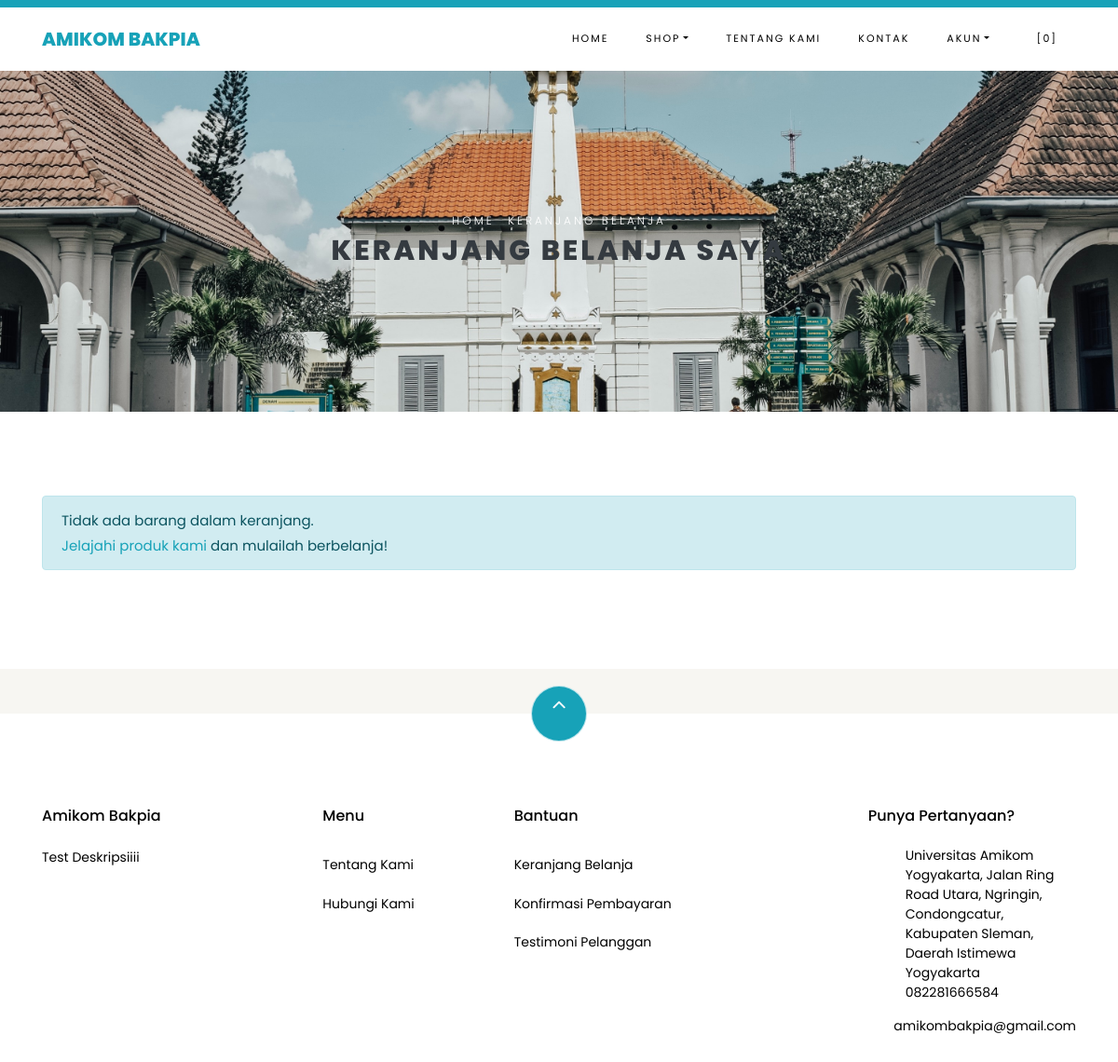
The app's page /index.php/shop/cart with its own data.
### tables this page shows
CREATE TABLE `settings` (
  `id` int NOT NULL,
  `key` varchar(32) NOT NULL,
  `content` text NOT NULL
);

### application/helpers/themes_helper.php (called while the page is built, shortened)
<?php
if ( ! function_exists('get_theme_name'))
{
    function get_theme_name() {
        $current_theme = get_settings('current_theme_name');
        return ($current_theme) ? $current_theme : false;
    }
}
if ( ! function_exists('get_template_part'))
{
    function get_template_part($file_name = null, $params = array()) {
        if ($file_name !== '') {
            $current_theme = get_theme_name();
            if ( file_exists($file_location = VIEWPATH .'themes/'. $current_theme .'/'. $file_name .'.php')) {
                $CI =& get_instance();
                $CI->load->view('themes/'. $current_theme .'/'. $file_name, $params);
            }
            else {
                echo '<div>Kesalahan: berkas tema <b>'. $file_name .'.php</b> tidak ditemukan.<br>Lokasi berkas: <b>'. $file_location .'</b></div>';
            }
        }
    }
}
if ( ! function_exists('get_header'))
{
    function get_header($params = null, $section = '', $current_section = '') {
        $load_params = array();
        if ( is_null($params)) {
            $load_params['title'] = get_settings('site_name');
        }
        else if ( is_string($params)) {
            $load_params['title'] = $params;
        }
        $load_params['sidebar_section'] = $section;
        $load_params['current_section'] = $current_section;
        get_template_part('header', $load_params);
    }
}
if ( ! function_exists('get_footer'))
{
    function get_footer($params = array()) {
        get_template_part('footer', $params);
    }
}
if ( ! function_exists('get_theme_uri'))
{
    function get_theme_uri($file_name = null, $theme_name = NULL)
    {
        $theme_name = ($theme_name == NULL) ? get_theme_name() : $theme_name;
        return is_null($file_name) ? base_url('assets/themes/'. $theme_name .'/') : base_url('assets/themes/'. $theme_name .'/'. $file_name) ;
    }
}

### application/controllers/Shop.php (called while the page is built, shortened)
<?php
class Shop extends CI_Controller {
    public function cart()
    {
        $cart['carts'] = $this->cart->contents();
        $cart['total_cart'] = $this->cart->total();
        $ongkir = ($cart['total_cart'] >= get_settings('min_shop_to_free_shipping_cost')) ? 0 : get_settings('shipping_cost');
        $cart['total_price'] = $cart['total_cart'] + $ongkir;
        get_header('Keranjang Belanja');
        get_template_part('shop/cart', $cart);
        get_footer();
    }
}

### index.php (called while the page is built, shortened)
<?php
require_once BASEPATH . 'core/CodeIgniter.php';

### application/helpers/global_helper.php (called while the page is built, shortened)
<?php
if (!function_exists('get_settings')) {
    function get_settings($key = '')
    {
        $CI = &get_instance();
        $row = $CI->db
            ->select('content')
            ->where('key', $key)
            ->get('settings')
            ->row();
        return $row->content;
    }
}
if (!function_exists('get_store_name')) {
    function get_store_name()
    {
        return get_settings('store_name');
    }
}

### application/helpers/session_helper.php (called while the page is built, shortened)
<?php
if (!function_exists('init')) {
    function init()
    {
        $CI = &get_instance();
        return $CI;
    }
}
if (!function_exists('session_data')) {
    function session_data()
    {
        $CI = init();
        $read_session_in_cookie = get_cookie('__ACTIVE_SESSION_DATA');
        $read_session_in_session = $CI->session->userdata('__ACTIVE_SESSION_DATA');
        if ($read_session_in_cookie) {
            $read_data = $CI->encryption->decrypt($read_session_in_cookie);
            $read_data = json_decode($read_data);
            return $read_data;
        } else if ($read_session_in_session) {
            $read_data = $CI->encryption->decrypt($read_session_in_session);
            $read_data = json_decode($read_data);
            return $read_data;
        } else {
            $default_session = new stdClass();
            $default_session->is_login = FALSE;
            $default_session->user_id = 0;
            $default_session->login_at = 0;
            $default_session->remember_me = FALSE;
            return $default_session;
        }
    }
}

### application/views/themes/vegefoods/shop/cart.php (the view, shortened to what this page needs)
<div class="hero-wrap hero-bread" style="background-image: url('<?php echo get_theme_uri('images/bg_1.jpg'); ?>');">
    <div class="container">
      <div class="row no-gutters slider-text align-items-center justify-content-center">
        <div class="col-md-9 ftco-animate text-center">
            <p class="breadcrumbs"><span class="mr-2"><?php echo anchor(base_url(), 'Home'); ?></span> <span>Keranjang Belanja</span></p>
          <h1 class="mb-0 bread text-dark">Keranjang Belanja Saya</h1>
        </div>
      </div>
    </div>
  </div>
  <section class="ftco-section ftco-Keranjang Belanja">
          <div class="container">
          <?php if ( count($carts) > 0) : ?>
            <form action="<?php echo site_url('shop/checkout'); ?>" method="POST">
              <div class="row">
              <div class="col-md-12 ftco-animate">
                  <div class="cart-list">
                      <table class="table">
                          <thead class="thead-primary">
                            <tr class="text-center">
                              <th>&nbsp;</th>
                              <th>&nbsp;</th>
                              <th>Produk</th>
                              <th>Harga</th>
                              <th>Kuantitas</th>
                              <th>Sub Total</th>
                            </tr>
                          </thead>
                          <tbody>
                              <?php foreach ($carts as $item) : ?>
                            <tr class="text-center cart-<?php echo $item['rowid']; ?>">
                              <td class="product-remove"><a href="#" class="remove-item" data-rowid="<?php echo $item['rowid']; ?>"><span class="ion-ios-close"></span></a></td>
                              <td class="image-prod"><div class="img img-fluid rounded" style="background-image:url(<?php echo get_product_image($item['id']); ?>);"></div></td>
                              <td class="product-name">
                                  <h3><?php echo $item['name']; ?></h3>
                              </td>
                              <td class="price">Rp <?php echo format_rupiah($item['price']); ?></td>
                              <td class="quantity">
                                  <div class="input-group mb-3">
                                   <input type="text" name="quantity[<?php echo $item['rowid']; ?>]" class="quantity form-control input-number" value="<?php echo $item['qty']; ?>" min="1" max="100">
                                </div>
                            </td>
                              <td class="total">Rp <?php echo format_rupiah($item['subtotal']); ?></td>
                            </tr>
                              <?php endforeach; ?>
                          </tbody>
                        </table>
                    </div>
              </div>
          </div>
          <div class="row justify-content-end">
              <div class="col-lg-4 mt-5 cart-wrap ftco-animate">
                  <div class="cart-total mb-3">
                      <h3>Kode Kupon</h3>
                      <p>Punya kode kupon? Gunakan kupon kamu untuk mendapatkan potongan harga menarik</p>
                <div class="form-group">
                    <label for="code">Kode:</label>
                  <input id="code" name="coupon_code" type="text" class="form-control text-left px-3" placeholder="">
                </div>
                  </div>
              </div>
              <div class="col-lg-4 mt-5 cart-wrap ftco-animate">
                  <div class="cart-total mb-3">
                      <h3>Rincian Keranjang</h3>
                      <p class="d-flex">
                          <span>Subtotal</span>
                          <span class="n-subtotal font-weight-bold">Rp <?php echo format_rupiah($total_cart); ?></span>
                      </p>
                      <p class="d-flex">
                          <span>Biaya pengiriman</span>
                          <?php if ( $total_cart >= get_settings('min_shop_to_free_shipping_cost')) : ?>
                          <span class="n-ongkir font-weight-bold">Gratis</span>
                          <?php else : ?>
                            <span class="n-ongkir font-weight-bold">Rp <?php echo format_rupiah(get_settings('shipping_cost')); ?></span>
                          <?php endif; ?>
                      </p>
                      <hr>
                      <p class="d-flex total-price">
                          <span>Total</span>
                          <span class="n-total font-weight-bold">Rp <?php echo format_rupiah($total_price); ?></span>
                      </p>
                  </div>
                  <p><button type="submit" class="btn btn-primary py-3 px-4">Checkout</button></p>
              </div>
          </div>
          </form>
          <?php else : ?>
            <div class="row">
              <div class="col-md-12 ftco-animate">
                <div class="alert alert-info">Tidak ada barang dalam keranjang.<br><?php echo anchor('browse', 'Jelajahi produk kami'); ?> dan mulailah berbelanja!</div>
              </div>
            </div>
          <?php endif; ?>
          </div>
      </section>

### application/views/themes/vegefoods/header.php (shortened to what this page needs)
?><!DOCTYPE html>
<html lang="en">
  <head>
    <link rel="stylesheet" href="<?php echo get_theme_uri('css/open-iconic-bootstrap.min.css'); ?>">
    <link rel="stylesheet" href="<?php echo get_theme_uri('css/animate.css'); ?>">
    <link rel="stylesheet" href="<?php echo get_theme_uri('css/owl.carousel.min.css'); ?>">
    <link rel="stylesheet" href="<?php echo get_theme_uri('css/owl.theme.default.min.css'); ?>">
    <link rel="stylesheet" href="<?php echo get_theme_uri('css/magnific-popup.css'); ?>">
    <link rel="stylesheet" href="<?php echo get_theme_uri('css/aos.css'); ?>">
	<link rel="stylesheet" href="<?php echo get_theme_uri('css/ionicons.min.css'); ?>">
	<link rel="stylesheet" href="<?php echo get_theme_uri('js/plugins/@fortawesome/fontawesome-free/css/all.min.css', 'argon'); ?>">
    <link rel="stylesheet" href="<?php echo get_theme_uri('css/bootstrap-datepicker.css'); ?>">
    <link rel="stylesheet" href="<?php echo get_theme_uri('css/jquery.timepicker.css'); ?>">
    <link rel="stylesheet" href="<?php echo get_theme_uri('css/flaticon.css'); ?>">
    <link rel="stylesheet" href="<?php echo get_theme_uri('css/icomoon.css'); ?>">
	<link rel="stylesheet" href="<?php echo get_theme_uri('css/style.css'); ?>">
	<link rel="stylesheet" href="<?php echo base_url('assets/plugins/toastr/toastr.min.css'); ?>">
  </head>
  <body class="goto-here">
		<div class="py-1 bg-info">
    </div>
    <nav class="navbar navbar-expand-lg navbar-dark ftco_navbar bg-dark ftco-navbar-light" id="ftco-navbar">
	    <div class="container">
	      <a class="navbar-brand" href="<?php echo base_url(); ?>"><?php echo get_store_name(); ?></a>
	      <div class="collapse navbar-collapse" id="ftco-nav">
	        <ul class="navbar-nav ml-auto">
	          <li class="nav-item active"><a href="<?php echo base_url(); ?>" class="nav-link">Home</a></li>
	          <li class="nav-item dropdown">
              <a class="nav-link dropdown-toggle" href="#" id="dropdown04" data-toggle="dropdown" aria-haspopup="true" aria-expanded="false">Shop</a>
            </li>
	          <li class="nav-item"><a href="<?php echo site_url('pages/about'); ?>" class="nav-link">Tentang Kami</a></li>
              <li class="nav-item"><a href="<?php echo site_url('pages/contact'); ?>" class="nav-link">Kontak</a></li>
              <li class="nav-item dropdown">
              <a class="nav-link dropdown-toggle" href="#" id="dropdown05" data-toggle="dropdown" aria-haspopup="true" aria-expanded="false">Akun</a>
            </li>
	          <li class="nav-item cta cta-colored"><a href="<?php echo site_url('shop/cart'); ?>" class="nav-link"><span class="icon-shopping_cart"></span>[<span class="cart-item-total">0</span>]</a></li>
	        </ul>
	      </div>
	    </div>
	  </nav>

### application/views/themes/vegefoods/footer.php (shortened to what this page needs)
<section class="ftco-section ftco-no-pt ftco-no-pb py-5 bg-light">
    <div class="container py-4">
    </div>
  </section>
  <footer class="ftco-footer ftco-section">
    <div class="container">
        <div class="row">
            <div class="mouse">
                      <a href="#" class="mouse-icon">
                          <div class="mouse-wheel"><span class="ion-ios-arrow-up"></span></div>
                      </a>
                  </div>
        </div>
      <div class="row mb-5">
        <div class="col-md">
          <div class="ftco-footer-widget mb-4">
            <h2 class="ftco-heading-2"><?php echo get_store_name(); ?></h2>
            <p><?php echo get_settings('store_description'); ?></p>
            <ul class="ftco-footer-social list-unstyled float-md-left float-lft mt-5">
            </ul>
          </div>
        </div>
        <div class="col-md">
          <div class="ftco-footer-widget mb-4 ml-md-5">
            <h2 class="ftco-heading-2">Menu</h2>
            <ul class="list-unstyled">
              <li><a href="<?php echo site_url('pages/about'); ?>" class="py-2 d-block">Tentang Kami</a></li>
              <li><a href="<?php echo site_url('pages/contact'); ?>" class="py-2 d-block">Hubungi Kami</a></li>
            </ul>
          </div>
        </div>
        <div class="col-md-4">
           <div class="ftco-footer-widget mb-4">
            <h2 class="ftco-heading-2">Bantuan</h2>
            <div class="d-flex">
                <ul class="list-unstyled mr-l-5 pr-l-3 mr-4">
                  <li><a href="<?php echo site_url('shop/cart'); ?>" class="py-2 d-block">Keranjang Belanja</a></li>
                  <li><a href="<?php echo site_url('customer/payments/confirm'); ?>" class="py-2 d-block">Konfirmasi Pembayaran</a></li>
                  <li><a href="<?php echo site_url('shop/testimonial'); ?>" class="py-2 d-block">Testimoni Pelanggan</a></li>
                </ul>
              </div>
          </div>
        </div>
        <div class="col-md">
          <div class="ftco-footer-widget mb-4">
              <h2 class="ftco-heading-2">Punya Pertanyaan?</h2>
              <div class="block-23 mb-3">
                <ul>
                  <li><span class="icon icon-map-marker"></span><span class="text"><?php echo get_settings('store_address'); ?></span></li>
                  <li><a href="#"><span class="icon icon-phone"></span><span class="text"><?php echo get_settings('store_phone_number'); ?></span></a></li>
                  <li><a href="#"><span class="icon icon-envelope"></span><span class="text"><?php echo get_settings('store_email'); ?></span></a></li>
                </ul>
              </div>
          </div>
        </div>
      </div>
    </div>
  </footer>
</body>
</html>

### assets/themes/vegefoods/css/icomoon.css (style rules this page uses)
[class^="icon-"], [class*=" icon-"] { font-family: 'icomoon' !important; speak: none; font-style: normal; font-weight: normal; font-variant: normal; text-transform: none; line-height: 1; -webkit-font-smoothing: antialiased; -moz-osx-font-smoothing: grayscale; }
.icon-map-marker:before { content: "\f041"; }
.icon-phone:before { content: "\f095"; }
.icon-envelope:before { content: "\f0e0"; }
.icon-shopping_cart:before { content: "\e8cc"; }

### records on screen
settings: content "AMIKOM BAKPIA", content "Amikom Bakpia"
settings: content (picture)
settings: content "Test Deskripsiiii"
settings: content "Universitas Amikom Yogyakarta, Jalan Ring Road Utara, Ngringin, Condongcatur, Kabupaten Sleman, Daerah Istimewa Yogyakarta"
settings: content "082281666584"
settings: content "amikombakpia@gmail.com"

### other values on screen
anchor(base_url(), 'Home') "HOME"
anchor('browse', 'Jelajahi produk kami') "Jelajahi produk kami"
